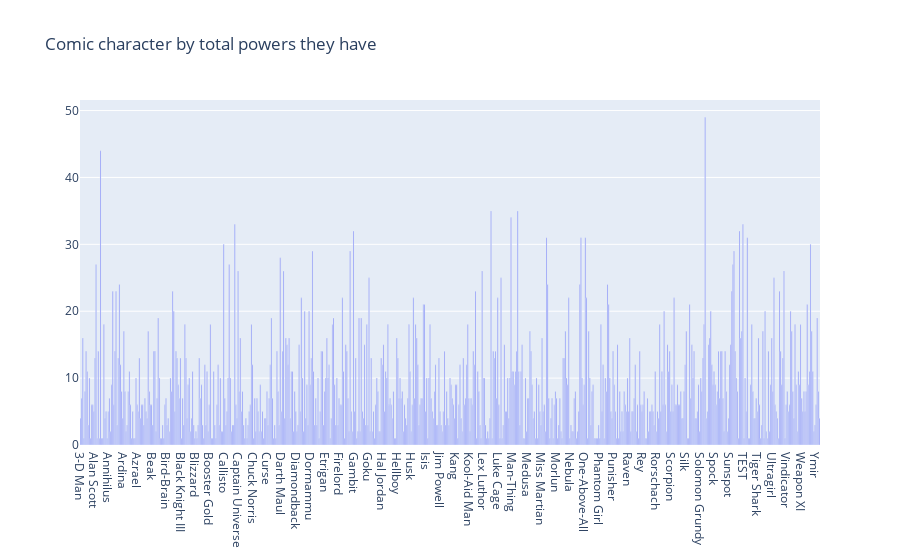

Write notebook code for a chart like this one.
### Code cell
#Using Plotly

trace = go.Bar(
    x= powers['hero_names'],
    y = powers['total_powers'],
    text = ['names','total_powers']
)

layout = go.Layout(
    title = "Comic character by total powers they have"
)
fig = go.Figure(data = [trace],layout= layout)
py.iplot(fig,filename = 'Most powerful superhero')

### Figure 1 — Plotly figure (JSON) as saved in the notebook; plotly's stock layout.template omitted (floating-point values rounded to 4 significant figures; data arrays with more than 128 entries replaced by an {"elided": "..."} marker saying what was removed)
{"data": [{"text": ["names", "total_powers"], "type": "bar", "x": {"elided": "667 str values"}, "y": {"elided": "667 int values"}}], "layout": {"title": {"text": "Comic character by total powers they have"}}}
